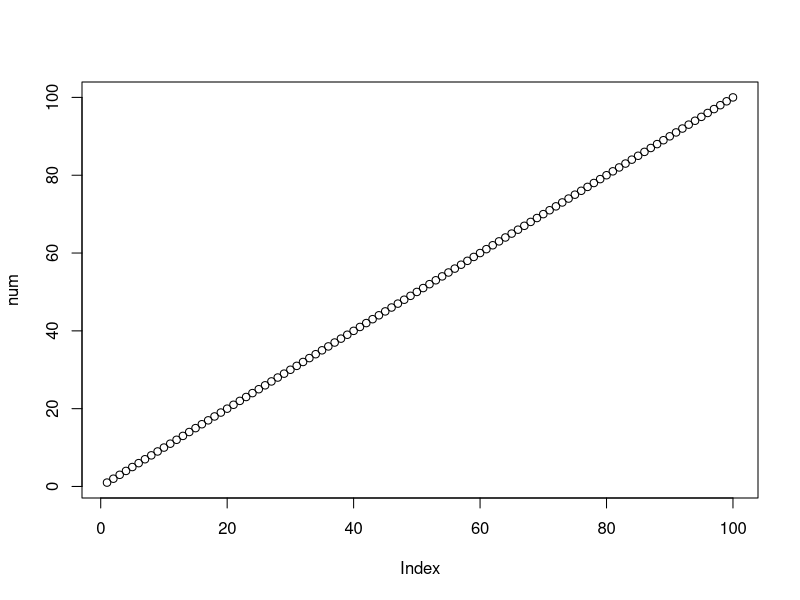

Recreate this plot in R. (Note: this script raises an error after producing the figure.)
# Simple Operations -------------------------------------------------------

2 + 2
2 - 5
34 - 5
3 / 2
3 %% 2
3 ** 5
3^5
4 * 4

## Order of Operation -----------------------------------------------------
4 + 3 * 2
4 + (3 * 2)
(4 + 3) * 2

# BODMAS
# PEMDAS

# Assigning Variables -----------------------------------------------------

agatha <- 20
thandekile = 21
assign("anap", 19)

soso <- 17
fisola <- 20
promise <- 20
nomvume <- 17
dare <- 15
agatha
thandekile
anap

# The Operators -----------------------------------------------------------
agatha > thandekile
thandekile > agatha
dare < promise
15 < 20

nomvume <= fisola

## Conditionals -----------------------------------------------------------
### AND (&) ---------------------------------------------------------------
TRUE & TRUE
TRUE & FALSE
FALSE & TRUE
FALSE & FALSE

### OR (|) ----------------------------------------------------------------
TRUE | TRUE
TRUE | FALSE
FALSE | TRUE
FALSE | FALSE

nomvume >= dare & fisola == promise

15 > 17 & 20 > 17

17 < 15  & 20 < 17
17 < 15 | 20 < 17
15 > 17 | 20 > 17

# Data Types --------------------------------------------------------------

## Strings / Characters ---------------------------------------------------

tree_1 <- "eucalyptus species"
tree_1

tree_2 <- "20"
tree_2

tree_3 <- "F"
tree_4 <- "TRUE"

class(tree_1)
class(tree_2)
class(tree_3)
class(tree_4)

species_1 <- "1" #eucalyptus camadulensis
species_2 <- "2" #milicia excelsa
species_3 <- "3" #ficus exasperata
species_4 <- "4" #terminalia cattapa

typeof(species_4)

is.character(tree_1)
is.character(promise)
is.character("promise")

## Numeric ----------------------------------------------------------------

### Double/Float/ Decimal number ------------------------------------------

class(12.3)
typeof(12.3)
typeof(12)

12 == 12.0
0.1 == .1

is.double(12)

is.numeric(12)
is.numeric(12L)

### Integers/ Whole numbers -----------------------------------------------

class(12L)
typeof(12L)

is.integer(12L)

## Boolean / Logical ------------------------------------------------------
class(TRUE)
typeof(TRUE)
class(T)
class(F)
class(NA)

is.logical(TRUE)
is.logical(FALSE)
is.logical(NA)

## Date/Time --------------------------------------------------------------
class(as.Date("2024/07/19"))

# Data Structure ----------------------------------------------------------

## Vectors ----------------------------------------------------------------
?c
help(c)

beautiful_people <- c(nomvume, fisola, thandekile, dare, agatha, promise, anap)
beautiful_people
class(beautiful_people)

beautiful_people_1 <- as.character(beautiful_people)


### Value coercion --------------------------------------------------------
num_ber <- c(1, 2, 3, 4, 5, 6)
num_ber
class(num_ber)
as.character(num_ber)

species <- c(species_1, species_2, species_3, species_4)
class(species)
species
species_num <-as.numeric(species)
class(species_num)

trees <- c(tree_1, tree_2, tree_3, tree_4)
  class(trees)
as.logical(trees)

my_num <- 0:30
as.logical(my_num)
my_num2 <- -10:10
class(my_num2)
as.logical(my_num2)

# Sequences and replications ----------------------------------------------
?seq()
seq(from = 1, to = 30, by = 1)
seq(1, 30, 2)
seq(2, 50, 2)
seq(0, 90, 3)

num <- 1:100
num

species <- c(species_1, species_2, species_3, species_4)
my_tree <- rep(species, 30)
my_tree
class(my_tree)

my_tree <- as.factor(my_tree)
my_tree <- factor(my_tree,
                  labels = c("eucalyptus camadulensis",
                             "milicia excelsa",
                             "ficus exasperata",
                             "terminalia cattapa"
                            ),
                  levels = c(4, 3, 2, 1),
                  ordered = TRUE
                  )
# Functions ---------------------------------------------------------------

## Simple Functions --------------------------------------------------
num

min(num)
max(num)
median(num)
mean(num)
plot(num)
min(1:6)
range(num)
sd(num)
var(num)
length(num)

my_tree
length(my_tree)

student_names <- c("promise", "thandekile", "dare", 
                   "nomvume", "nangamso", "agatha",
                   "faith")

gender <- c("male", "female", "male",
            "female", "female", "female", "male")

unique(student_names)
length(student_names)
length(gender)

unique(gender)
length(unique(gender))

length(my_tree)
unique(my_tree)
length(unique(my_tree))

sqrt(340)
sqrt(length(num))
sqrt(100)

### Generating Random Numbers ---------------------------------------------
set.seed(937476)

my_rand <- rnorm(n = 100, mean = 5.5, sd = 15)

?round
help(round)

round(my_rand, digits = 0)

ceiling(my_rand)
floor(my_rand)

args(rnorm)
help(rnorm)
help(unique)
?rnorm
?length

## Character Functions ----------------------------------------------------
my_tree

toupper(my_tree)
tolower(my_tree)


### Letters ---------------------------------------------------------------
letters
LETTERS

month.name
month.abb

## Creating a Custom Function ---------------------------------------------
my_rand + num
my_rand/num

tree_diameter <- rnorm(50, mean = 1, sd = 2)
tree_height <- runif(50, min = 5, max = 27)
tree_volume <- rnorm(50, mean = 70, sd = 15)

metric_converter <- function(x) {
  x * 1000
}

metric_converter(tree_diameter)
metric_converter(tree_height)
metric_converter(tree_volume)


?runif
num + 5

num + c(5, 9, 10)
length(num)/3
length(num)/2

sum(my_rand, num)

# Data Structure ----------------------------------------------------------

## Vector -----------------------------------------------------------------
trees <- c("pinus species", "eucalyptus species", "lophira species", 
           "tectona species", "acacia species")

tree_height <- c(27, 25, 20, 23, 18)

is.numeric(tree_height)
### Check object type -----------------------------------------------------

is.vector(trees)
is.vector(tree_height)

### Accessing -------------------------------------------------------------

trees[5]
trees[1]
trees[2:3]
trees[1:4]
trees[c(2, 4)]
trees[c(3, 5)]

which(trees == "acacia species")
trees[5]
trees == "lophira species"
2 == 2


### Adding items ----------------------------------------------------------
trees[6] <- "jakarada"
trees[3] <- "gmelina species"
trees

trees <- append(trees, "lophira species")
trees

### Subsetting and Indexing -----------------------------------------------

which(trees ==  "tectona species")
which(trees == c("lophira species", "pinus species"))

### Mathematical Operations -----------------------------------------------
trees
tree_height <- append(tree_height, c(15, 20))

tree_height
length(tree_height) == length(trees)
7 == 7

tree_height * 2
tree_diameter <- round(rnorm(7, 10, 1), 1)
tree_diameter

length(tree_diameter)
length(tree_height)

tree_height * tree_diameter

9.1 * 27

tree_volume <- rnorm(7, mean = 26, sd = 5)

tree_volume
tree_height / 3
tree_height + tree_diameter

tree_height * tree_diameter * (tree_volume * 2 + 2)

### Nomvume's Experiment
set.seed(234)

pinus_control_height <- round(rnorm(10, 3.5, 1), 2)
pinus_fertilzer_a_height <- round(rnorm(10, 4.5, 1.1), 2)

pinus_control_diameter <- round(rnorm(10, 0.9, 0.3), 2)
pinus_fertilizer_a_diameter <- round(rnorm(10, 1.4, .5), 2)

pinus_control_height
pinus_fertilzer_a_height

pinus_control_diameter
pinus_fertilizer_a_diameter

## Simple comparison
mean(pinus_control_height)
mean(pinus_fertilzer_a_height)

mean(pinus_fertilizer_a_diameter)
mean(pinus_control_diameter)

max(pinus_fertilzer_a_height)
min(pinus_fertilzer_a_height)

max(pinus_control_height)
min(pinus_control_height)

max(pinus_fertilzer_a_height) - max(pinus_control_height)
mean(pinus_fertilzer_a_height) - mean(pinus_control_height)

# Getting the volume
## Pinus tree volume derivation
pinus_control_tree_volume  <- pi * (pinus_control_diameter/2) ^ 2 *
  pinus_control_height

pinus_control_tree_volume

## pinus tree fertilized volume
pinus_fertilized_volume <- pi * (pinus_fertilizer_a_diameter/2) ^ 2 *
  pinus_fertilzer_a_height

pinus_fertilized_volume

mean(pinus_fertilized_volume)
mean(pinus_control_tree_volume)

control_tree_diameter <- tree_diameter
treatment_tree_diameter <- tree_diameter + rnorm(7, mean = .5, sd = .3)
treatment_tree_diameter <- round(treatment_tree_diameter, 1)

treatment_tree_diameter
control_tree_diameter


## Matrices ---------------------------------------------------------------

matrix(pinus_control_height, nrow = 5)

pinus_fake <- matrix(pinus_control_height, nrow = 5, byrow = TRUE)

colnames(pinus_fake) <- c("species_a", "species_b")
colnames(pinus_fake) <- c("control", "fertilized")
pinus_fake

pinus_height <- matrix(c(pinus_control_height, pinus_fertilzer_a_height), ncol = 2,
       byrow = FALSE)

pinus_height

colnames(pinus_height) <- c("control", "fertilized")

rownames(pinus_height) <- c(rep("red soil", 5), rep("yellow soil", 5))

pinus_height
### Check object type -----------------------------------------------------
is.matrix(pinus_height)

### Accessing -------------------------------------------------------------

# "in the squared bracket [a, b], a = row, b = column"
pinus_height[ ,2]
pinus_height[ , "fertilized"]
pinus_height[, "control"]
pinus_height[1,] # row 1
pinus_height[1, 2] # row 1 column 2

pinus_height[5, 2] # row 5, column 2

pinus_height[10, 2]

pinus_height["red soil", ]
pinus_height[1:5, ]
pinus_height[c(1, 5, 10), ]

### Subsetting and Indexing -----------------------------------------------
fertilized_red_soil <- pinus_height[1:5, "fertilized"]

pinus_height[pinus_height[1:10, "fertilized"] > 4.5, ]

pinus_height[pinus_height[ , "control"] > 3.5, ]

letters[5:26]
letters[ c ( seq (2, 26, by = 2) ) ]

set.seed(123)
starters <- round(rnorm(n = 10, mean = 2.0, sd = .5), 1)
growers <- round(rnorm(n = 10, mean = 5.6, sd = .2), 1)
finishers <- round(rnorm(n = 10, mean = 10, sd = 1.7), 1)

starters
growers
finishers

poultry <- matrix(c(starters, growers, finishers), ncol = 3)

colnames(poultry) <- c("starters", "growers", "finishers")
poultry

poultry[,2]
poultry[, "growers"]
poultry[(poultry[, "starters"] >= 2.0), "growers"]
poultry[,]

### Transpose -------------------------------------------------------------
t(poultry)

### Operations (binding) --------------------------------------------------
rownames(pinus_height) <- NULL
pinus_height

dim(pinus_height)
dim(poultry)

#### Combine columns
cbind(pinus_height, poultry)
poultry

set.seed(123)

poultry_2 <- poultry[, 1:2]

poultry_2
pinus_height

rownames(pinus_height) <- rep("durban", 10)
rownames(poultry_2) <- rep("cape_town", 10)
rbind(poultry_2, pinus_height)

### Mathematical Operations -----------------------------------------------
poultry_2 + pinus_height
poultry_2 * 3
poultry_2

## Lists ------------------------------------------------------------------
my_list <- list(c(1:30))
my_list

c(1:30)

my_list <- list(my_list)
my_list
### Check object type
is.list(my_list)

research <- list(treatment_tree_diameter, tree_diameter,
                 pinus_height, my_list, tree_height, poultry,
                 poultry_2)

research
names(research) <- c(letters[1:7])

names(tree_diameter) <- "dia"
names(pinus_fake) <- "fake"
names(pinus_fake)

pinus_fake
research

### Accessing -------------------------------------------------------------
research$d[[1]][[1]][29]

## Data Frames ------------------------------------------------------------
people_data <- data.frame(
  ladies = c("agatha", "nomvume", "anap", "nangamso"),
  gents = c("promise", "olakunle", "faith", NA),
  relationship = c("m", "d", "s", "s")
)

rnorm(12, mean = 1, sd = 4) |> 
  matrix(ncol = 3)

matrix(rnorm(12, mean = 1, sd = 4), ncol = 3)

tree_height
tree_diameter
tree_volume

tree <- data.frame(
  height = tree_height,
  diameter = tree_diameter,
  volume = tree_volume
)

pinus_fake
as.data.frame(pinus_fake)

pinus_fake |> as.data.frame()

pinus_df <- pinus_height |> 
  as.data.frame()

rownames(pinus_df) <- NULL
pinus_df

### Check object type -----------------------------------------------------
is.data.frame(people_data)
### Accessing -------------------------------------------------------------
pinus_df$fertilized
pinus_df$control


poultry_df <- poultry |> 
  as.data.frame()

rownames(poultry_df) <- NULL
poultry_df
pinus_df

cbind(poultry_df, pinus_df)

poultry_2_df <- poultry_2 |> 
  as.data.frame()

rownames(poultry_2_df) <- NULL
poultry_2_df

poultry_2_df
pinus_df

rbind(poultry_2_df, pinus_df)


colnames(pinus_df) <- c("starters", "growers")
pinus_df
poultry_data <- rbind(pinus_df, poultry_2_df)
### Subsetting and Indexing -----------------------------------------------
poultry_data$growers

subset(poultry_data, growers > 5)
subset(poultry_data, starters < 3.0)

### Adding items ----------------------------------------------------------
poultry_data$finishers <- rnorm(20, 15, 4.4)
poultry_data$finishers <- floor(poultry_data$finishers)
poultry_data$starters <- floor(poultry_data$starters)

### Mathematical Operations -----------------------------------------------
poultry_data$finishers <- poultry_data * 1000
poultry_data

### Check object type -----------------------------------------------------


# Packages ----------------------------------------------------------------

#install.packages("tidyverse")
#install.packages("ggplot2")

# Load packages
library(tidyverse)

poultry <- poultry_data |> 
  as_tibble()

poultry |> 
  select(starters, growers)

poultry[, 1:2]